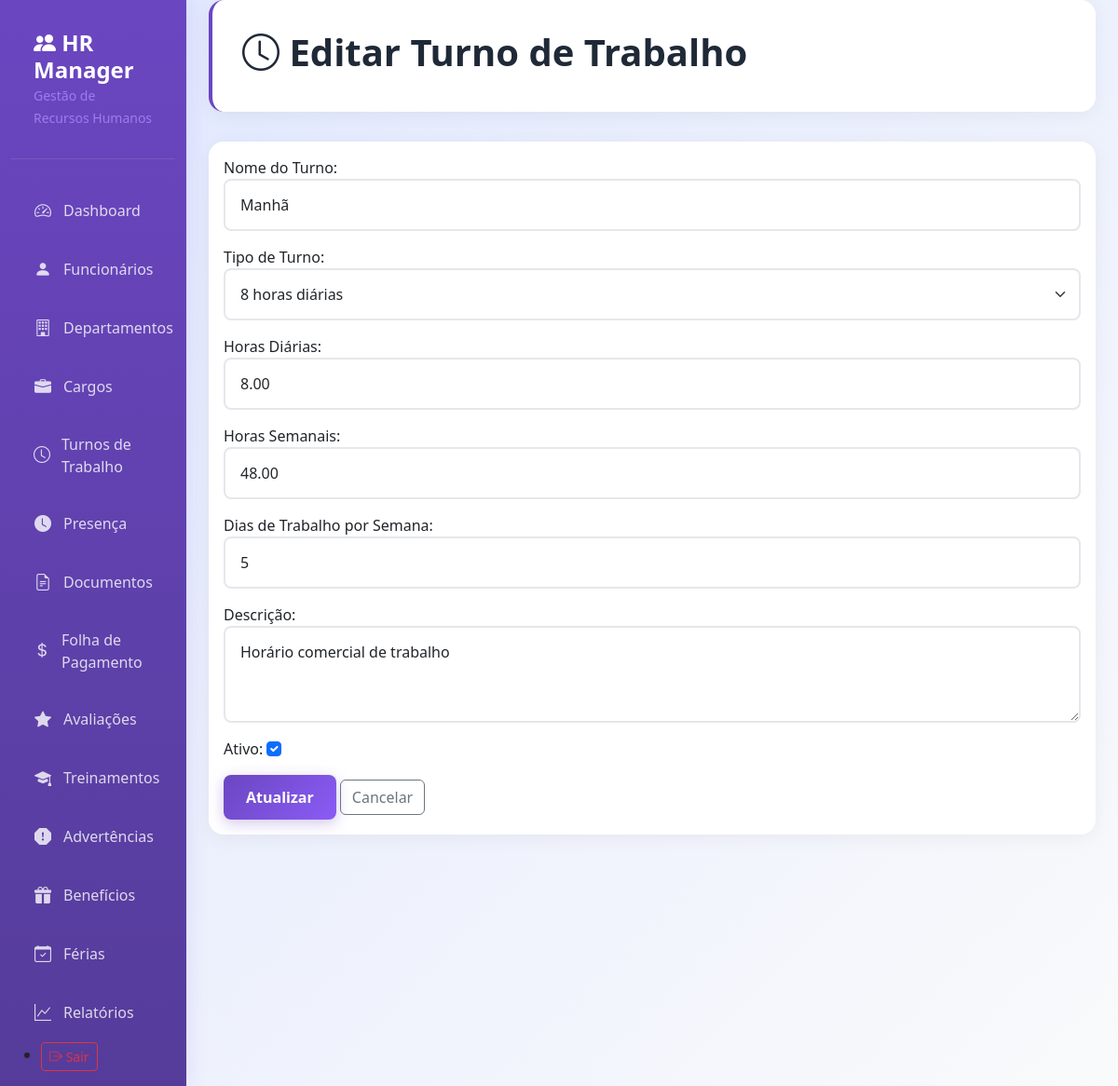
The app's page /turnos/1/editar/ (signed in) with its own data.
### rh/models.py (models this page shows, shortened)
class TurnoTrabalho(models.Model):
    TIPO_TURNO = [
        ('8h', '8 horas diárias'),
        ('12h', '12 horas diárias'),
        ('12h_36h', '12h trabalho / 36h folga'),
        ('12h_48h', '12h trabalho / 48h folga'),
        ('6h', '6 horas diárias'),
        ('4h', '4 horas diárias'),
        ('Fim_de_Semana', 'Fins de semana'),
        ('Personalizado', 'Personalizado'),
    ]
    empresa = models.ForeignKey(Empresa, on_delete=models.CASCADE)
    nome = models.CharField(max_length=100, verbose_name='Nome do Turno')
    tipo = models.CharField(max_length=20, choices=TIPO_TURNO, verbose_name='Tipo de Turno')
    horas_diarias = models.DecimalField(max_digits=4, decimal_places=2, verbose_name='Horas Diárias')
    horas_semanais = models.DecimalField(max_digits=5, decimal_places=2, verbose_name='Horas Semanais')
    dias_trabalho_semana = models.IntegerField(default=5, verbose_name='Dias de Trabalho por Semana')
    descricao = models.TextField(blank=True, verbose_name='Descrição')
    ativo = models.BooleanField(default=True, verbose_name='Ativo')
    class Meta:
        verbose_name = 'Turno de Trabalho'
        verbose_name_plural = 'Turnos de Trabalho'
        ordering = ['nome']

### rh/views.py (the view, shortened to what this page needs)
# urls.py: path('turnos/<int:pk>/editar/', TurnoUpdateView.as_view(), name='turno_update'),
class TurnoUpdateView(LoginRequiredMixin, UpdateView):
    model = TurnoTrabalho
    form_class = TurnoTrabalhoForm
    template_name = 'rh/turno_form.html'
    success_url = reverse_lazy('turno_list')
    def get_queryset(self):
        return TurnoTrabalho.objects.filter(empresa=self.request.user.empresa)

### rh/forms.py
class TurnoTrabalhoForm(forms.ModelForm):
    class Meta:
        model = TurnoTrabalho
        fields = '__all__'
        widgets = {
            'nome': forms.TextInput(attrs={'class': 'form-control', 'placeholder': 'Ex: Turno da Manhã'}),
            'tipo': forms.Select(attrs={'class': 'form-select'}),
            'horas_diarias': forms.NumberInput(attrs={'class': 'form-control', 'step': '0.5', 'placeholder': '8.0'}),
            'horas_semanais': forms.NumberInput(attrs={'class': 'form-control', 'step': '0.5', 'placeholder': '40.0'}),
            'dias_trabalho_semana': forms.NumberInput(attrs={'class': 'form-control', 'placeholder': '5'}),
            'descricao': forms.Textarea(attrs={'class': 'form-control', 'rows': 3, 'placeholder': 'Descrição do turno'}),
            'ativo': forms.CheckboxInput(attrs={'class': 'form-check-input'}),
        }

### templates/rh/turno_form.html (shortened to what this page needs)
{% extends 'base.html' %}
{% block content %}
<div class="page-header">
    <h1>
        <i class="bi bi-clock{% if not form.instance.pk %}-plus{% endif %}"></i>
        {% if form.instance.pk %}Editar{% else %}Novo{% endif %} Turno de Trabalho
    </h1>
</div>
<div class="card">
    <div class="card-body">
        <form method="post">
            {{ form.as_p }}
            <button type="submit" class="btn btn-primary">
                {% if form.instance.pk %}Atualizar{% else %}Cadastrar{% endif %}
            </button>
            <a href="{% url 'turno_list' %}" class="btn btn-outline-secondary">Cancelar</a>
        </form>
    </div>
</div>
{% endblock %}

### templates/base.html (style rules this page uses)
:root { --primary-purple: #6B46C1; --primary-purple-dark: #553C9A; --primary-purple-light: #8B5CF6; --secondary-purple: #A78BFA; --light-purple: #E0E7FF; --white: #FFFFFF; --gray-50: #F9FAFB; --gray-100: #F3F4F6; --gray-200: #E5E7EB; --gray-600: #4B5563; --gray-800: #1F2937; --success: #10B981; --warning: #F59E0B; --danger: #EF4444; }
* { margin: 0; padding: 0; box-sizing: border-box; }
body { font-family: 'Segoe UI', Tahoma, Geneva, Verdana, sans-serif; background: linear-gradient(135deg, var(--light-purple) 0%, var(--gray-50) 100%); min-height: 100vh; }
.page-header { background: var(--white); padding: 2rem; border-radius: 1rem; box-shadow: 0 4px 20px rgba(0, 0, 0, 0.05); margin-bottom: 2rem; border-left: 4px solid var(--primary-purple); }
.page-header h1 { color: var(--gray-800); font-weight: 700; margin-bottom: 0.5rem; }
.card { background: var(--white); border: none; border-radius: 1rem; box-shadow: 0 4px 20px rgba(0, 0, 0, 0.05); transition: all 0.3s ease; overflow: hidden; }
.btn-primary { background: linear-gradient(135deg, var(--primary-purple) 0%, var(--primary-purple-light) 100%); border: none; padding: 0.75rem 1.5rem; border-radius: 0.5rem; font-weight: 600; transition: all 0.3s ease; box-shadow: 0 4px 15px rgba(107, 70, 193, 0.3); }
.form-control, .form-select { border: 2px solid var(--gray-200); border-radius: 0.5rem; padding: 0.875rem 1rem; transition: all 0.3s ease; }

### records on screen
TurnoTrabalho: nome "Manhã", tipo "8 horas diárias", horas_diarias "8.00", horas_semanais "48.00", dias_trabalho_semana "5", descricao "Horário comercial de trabalho", ativo "☑"
